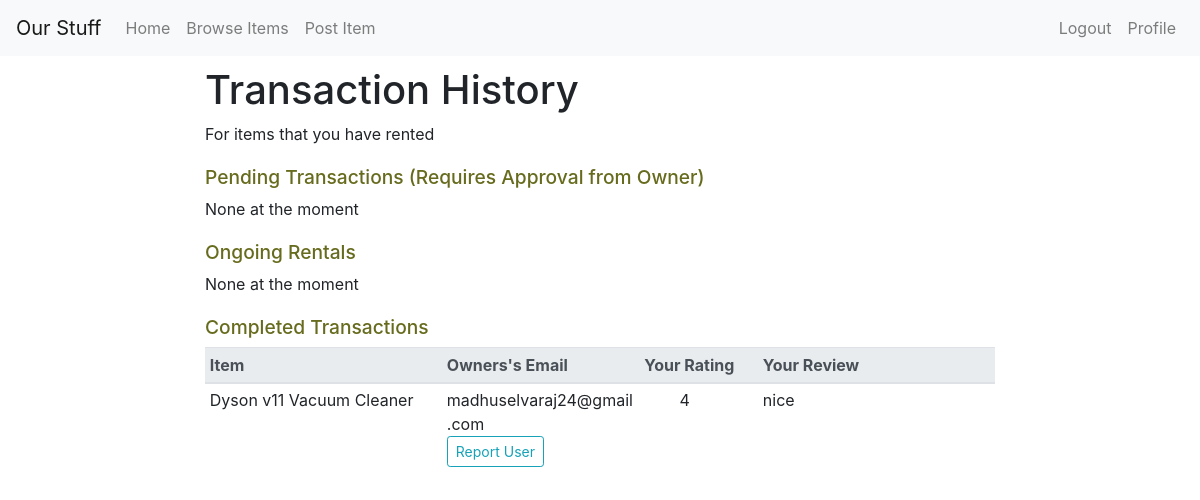
/profile/renter/transactions/all (signed in), run on an earlier commit of the app's database.
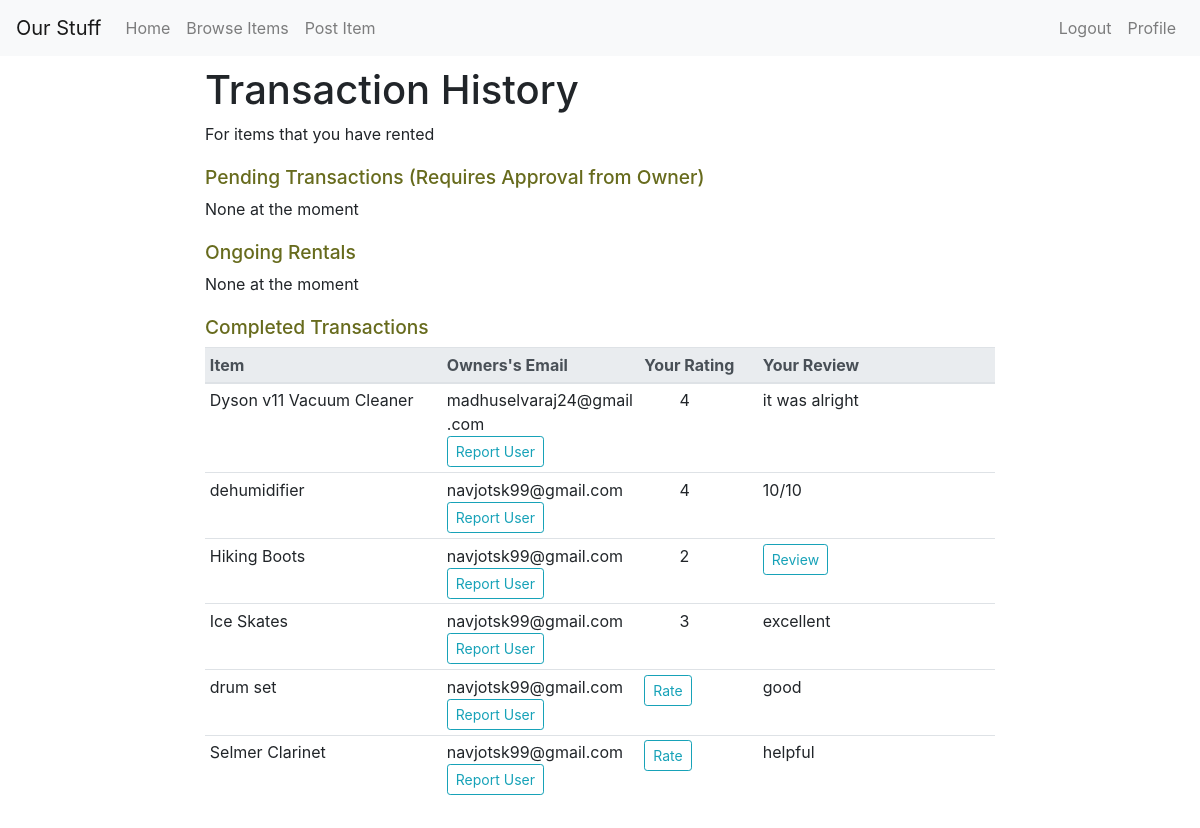
And on a later commit of the database.
### tables this page shows
CREATE TABLE RENTAL
(
    tID				INTEGER		PRIMARY KEY,
    Renter_email	TEXT		NOT NULL,
    Owner_email		TEXT		NOT NULL,
    Item_title		TEXT		NOT NULL,
    Start_date		TEXT		NOT NULL,
    Duration		INTEGER		NOT NULL,
    Pick_up_time	TEXT		NOT NULL,
    Drop_off_time	TEXT		NOT NULL,
    Type			TEXT		NOT NULL,
    Rating			INTEGER     DEFAULT NULL,
    Review			TEXT        DEFAULT NULL,
    CONSTRAINT
        RENTER_FK FOREIGN KEY (Renter_email) REFERENCES USER(Email)
            ON DELETE SET NULL       ON UPDATE CASCADE,
    CONSTRAINT
        OWNER_FK FOREIGN KEY (Owner_email) REFERENCES USER(Email)
            ON DELETE SET NULL      ON UPDATE CASCADE,
    CONSTRAINT
        ITM_FK FOREIGN KEY (Item_title, Owner_email) REFERENCES ITEM(Title, Owner_email)
            ON DELETE SET NULL      ON UPDATE CASCADE
);

### OurStuff.py (the view, shortened to what this page needs)
@app.route('/profile/renter/transactions/all', methods = ['GET', 'POST'])
@login_required
def renterTransactions():
    db = get_db()
    cur = db.cursor()
    pending = cur.execute('SELECT * FROM RENTAL WHERE Renter_email=? AND Type=?', (g.user['Email'],'pending',)).fetchall() # not approved by owner
    booked = cur.execute('SELECT * FROM RENTAL WHERE Renter_email=? AND Type=?', (g.user['Email'],'booked',)).fetchall() # ongoing rental
    days_remaining = determineDaysRemaining(booked) # determine the number of days remaining for each booked rental
    complete = cur.execute('SELECT * FROM RENTAL WHERE Renter_email=? AND Type=?', (g.user['Email'],'complete',)).fetchall() # completed rental (item returned and owner has marked it as complete)
    if request.method == 'GET':
        if pending and booked and complete:
            return render_template('renterTransactions.html', pending = pending, booked = booked, days_remaining = days_remaining, complete = complete, zip=zip)
        elif pending and booked:
            return render_template('renterTransactions.html', pending = pending, booked = booked, days_remaining = days_remaining, zip=zip)
        elif pending and complete:
            return render_template('renterTransactions.html', pending = pending, complete = complete)
        elif booked and complete:
            return render_template('renterTransactions.html', booked = booked, days_remaining = days_remaining, complete = complete, zip=zip)
        elif pending:
            return render_template('renterTransactions.html', pending = pending)
        elif booked:
            return render_template('renterTransactions.html', booked = booked, days_remaining = days_remaining, zip=zip)
        elif complete:
            return render_template('renterTransactions.html', complete = complete)
        else:
            return render_template('renterTransactions.html')

### OurStuff.py (called while the page is built, shortened)
def determineDaysRemaining(booked):
    days_remaining=[]
    return days_remaining

### admin.py (called while the page is built)
@bp.before_app_request
def load_logged_in_admin():
    admin = session.get('admin')
    if admin is None:
        g.admin = None
    else:
        g.admin = get_db().execute(
            'SELECT * FROM ADMIN WHERE Admin_ID = ?', (admin,)
        ).fetchone()

### auth.py (called while the page is built)
@bp.before_app_request
def load_logged_in_user():
    user_id = session.get('user_id')
    if user_id is None:
        g.user = None
    else:
        g.user = get_db().execute(
            'SELECT * FROM user WHERE email = ?', (user_id,)
        ).fetchone()

def login_required(view):
    @functools.wraps(view)
    def wrapped_view(**kwargs):
        if g.user is None:
            flash("Please login or sign up to continue", "primary")
            return redirect(url_for('auth.login'))
        return view(**kwargs)
    return wrapped_view

### db.py (called while the page is built)
def get_db():
    if 'db' not in g:
        g.db = sqlite3.connect(db_name)
        g.db.row_factory = sqlite3.Row
    return g.db

### templates/renterTransactions.html (shortened to what this page needs)
{% extends "base.html" %}
{% block content %}
        <div class="row">
            <div class="col">
            </div>
            <div class="col-8">
              <h1 class="transaction-heading">Transaction History</h1>
              <h8>For items that you have rented</h8>
              <h6>Pending Transactions (Requires Approval from Owner)</h6>
              {% if pending%}
                <table class="table table-sm transaction-table" width="100%">
                  <thead class="thead-light">
                    <tr>
                      <th scope="col" style="width:30%" >Item</th>
                      <th scope="col" style="width:25%">Owners's Email</th>
                      <th scope="col" style="width:11%">Start Date</th>
                      <th scope="col" style="width:11%">Duration</th>
                      <th scope="col" style="width:11%">Pick Up Time</th>
                      <th scope="col" style="width:11%">Drop Off Time</th>
                    </tr>
                  </thead>
                  <tbody>
                    {% for row in pending %}
                      <tr>
                        <td>{{row[3]}}</td>
                        <td>{{row[2]}}</td>
                        <td>{{row[4]}}</td>
                        <td>{{row[5]}} days</td>
                        <td>{{row[6]}}</td>
                        <td>{{row[7]}}</td>
                      </tr>
                    {% endfor %}
                  </tbody>
                </table>
              {% else %}
              <h8>None at the moment</h8>
              {% endif %}
              <h6>Ongoing Rentals</h6>
              {% if booked%}
                <table class="table table-sm transaction-table" width="100%">
                  <thead class="thead-light">
                    <tr>
                      <th scope="col" style="width:30%">Item</th>
                      <th scope="col" style="width:25%">Owners's Email</th>
                      <th scope="col" style="width:11%">Start Date</th>
                      <th scope="col" style="width:11%">Days Remaining</th>
                      <th scope="col" style="width:11%">Pick Up Time</th>
                      <th scope="col" style="width:11%">Drop Off Time</th>
                    </tr>
                  </thead>
                  <tbody>
                    {% for (row, i) in zip(booked,days_remaining) %}
                      <tr>
                        <td>{{row[3]}}</td>
                        <td>{{row[2]}}</td>
                        <td>{{row[4]}}</td>
                        <td>{{i}}</td>
                        <td>{{row[6]}}</td>
                        <td>{{row[7]}}</td>
                      </tr>
                    {% endfor %}
                  </tbody>
                </table>
              {% else %}
              <h8>None at the moment</h8>
              {% endif %}
              <h6>Completed Transactions</h6>
              {% if complete%}
                <table class="table table-sm transaction-table" width="100%">
                  <thead class="thead-light">
                    <tr>
                      <th scope="col" style="width:30%" >Item</th>
                      <th scope="col" style="width:25%">Owners's Email</th>
                      <th scope="col" style="width:15%">Your Rating</th>
                      <th scope="col" style="width:30%">Your Review</th>
                    </tr>
                  </thead>
                  <tbody>
                    {% for row in complete %}
                      <tr>
                        <td>{{row[3]}}</td>
                        <td>
                          <span>{{row[2]}}</span> <br>
                          <span><a type="submit" class="btn btn-outline-info btn-sm float-left" href="/profile/renter/report/{{row[2]}}">Report User</a></span>
                        </td>
                        {% if row[9] != None%}
                          <td id="rating">{{row[9]}}</td>
                        {% else %}
                          <td>
                            <button type="button" class="btn btn-outline-info btn-sm" data-toggle="modal" data-target="#rateModal{{row[0]}}">Rate</button>
                          </td>
                        {% endif %}
                        {% if row[10] != None%}
                          <td>{{row[10]}}</td>
                        {% else %}
                          <td>
                            <button type="button" class="btn btn-outline-info btn-sm" data-toggle="modal" data-target="#reviewModal{{row[0]}}">Review</button>
                          </td>
                        {% endif %}
                      </tr>
                    {% endfor %}
                  </tbody>
                </table>
              {% else %}
              <h8>None at the moment</h8>
              {% endif %}
            </div>
            <div class="col">
            </div>
        </div>
{% endblock content%}

### templates/base.html (shortened to what this page needs)
<!DOCTYPE html>
<html lang="en" dir="ltr">
  <head>
    <link rel="stylesheet" href="https://stackpath.bootstrapcdn.com/bootstrap/4.3.1/css/bootstrap.min.css">
    <link rel="stylesheet" type="text/css" href="{{ url_for('static', filename = 'custom.css') }}">
  </head>
  <body>
    <header>
      <nav class="navbar navbar-expand-lg navbar-light bg-light">
        <a class="navbar-brand" href="{{url_for('home')}}">Our Stuff</a>
        <div class="collapse navbar-collapse" id="navbarNav">
          <ul class="navbar-nav mr-auto">
            <li class="nav-item">
              <a class="nav-link" href="{{url_for('home')}}">Home</a>
            </li>
            <li class="nav-item">
              <a class="nav-link" href="{{url_for('view_all')}}">Browse Items</a>
            </li>
            <li class="nav-item">
              <a class="nav-link" href="{{url_for('postItem')}}">Post Item</a>
            </li>
          </ul>
          <ul class="navbar-nav navbar-right">
            {% if g.user %}
              <li class="nav-item">
                <a class="nav-link" href="{{url_for('auth.logout')}}">Logout</a>
              </li>
              <li class="nav-item">
                <a class="nav-link" href="{{url_for('profile')}}">Profile</a>
              </li>
            {% endif %}
        </ul>
        </div>
      </nav>
    </header>
    <main>
      {% block content %}{% endblock %}
    </main>
  </body>
</html>

### static/custom.css (style rules this page uses)
h1 { padding-top: 10px; padding-bottom: 20px; }
.transaction-heading { padding-top: 10px; padding-bottom: 0px; }
h6 { padding-top: 20px; color: #676b1d; font-size: 120% !important; }
.transaction-table { table-layout: fixed; overflow-wrap: break-word; word-wrap:break-word; margin-bottom: 30px; }
#rating { padding-left: 40px; }

What changed in the data, as far as the page shows it:
changed RENTAL "Dyson v11 Vacuum Cleaner": Review "nice" → "it was alright"
added RENTAL: Item_title "dehumidifier", Owner_email "navjotsk99@gmail.com", Rating "4", Review "10/10"
added RENTAL: Item_title "Hiking Boots", Owner_email "navjotsk99@gmail.com", Rating "2"
added RENTAL: Item_title "Ice Skates", Owner_email "navjotsk99@gmail.com", Rating "3", Review "excellent"
added RENTAL: Item_title "drum set", Owner_email "navjotsk99@gmail.com", Review "good"
added RENTAL: Item_title "Selmer Clarinet", Owner_email "navjotsk99@gmail.com", Review "helpful"
